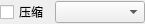
<ui version="4.0">
 <class>qSlicerNodeWriterOptionsWidget</class>
 <widget class="QWidget" name="qSlicerNodeWriterOptionsWidget">
  <property name="geometry">
   <rect>
    <x>0</x>
    <y>0</y>
    <width>145</width>
    <height>17</height>
   </rect>
  </property>
  <property name="windowTitle">
   <string>节点写入选项</string>
  </property>
  <layout class="QHBoxLayout" name="horizontalLayout">
   <property name="margin">
    <number>0</number>
   </property>
   <item>
    <widget class="QCheckBox" name="UseCompressionCheckBox">
     <property name="text">
      <string>压缩</string>
     </property>
    </widget>
   </item>
   <item>
    <widget class="QComboBox" name="CompressionParameterSelector">
     <property name="sizePolicy">
      <sizepolicy hsizetype="MinimumExpanding" vsizetype="Fixed">
       <horstretch>0</horstretch>
       <verstretch>0</verstretch>
      </sizepolicy>
     </property>
    </widget>
   </item>
  </layout>
 </widget>
 <resources />
 <connections />
</ui>
